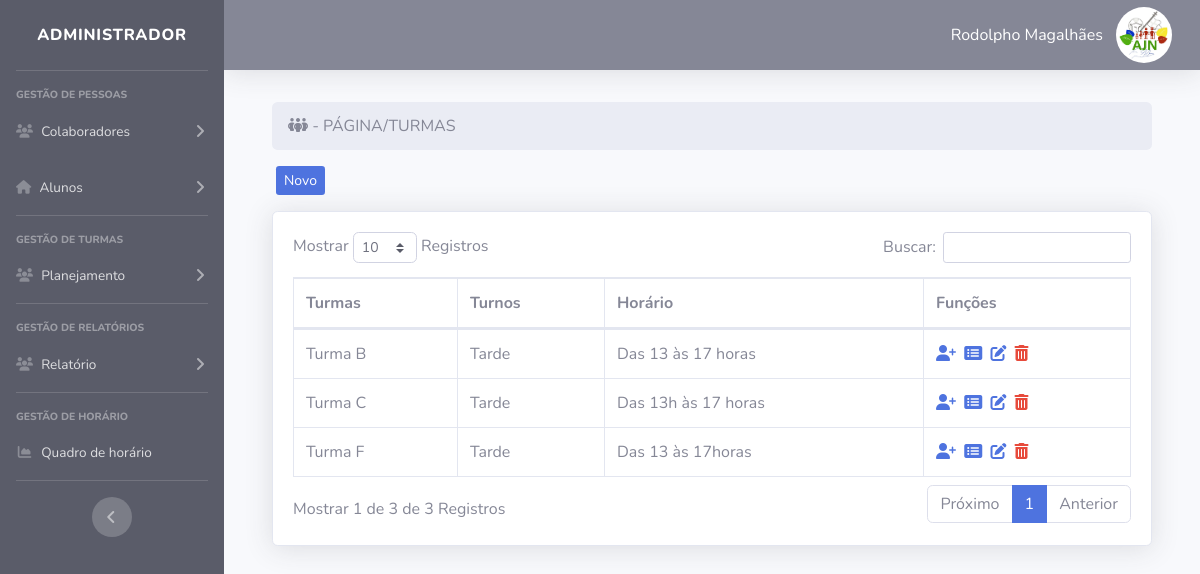
Screenshot of /tela-admin/index.php?pag=turmas (signed in) with the database file from the repository.
### tables this page shows
CREATE TABLE `user` (
  `id` int(11) NOT NULL,
  `cpf` varchar(30) NOT NULL,
  `nomesocial` varchar(50) NOT NULL,
  `email` varchar(50) NOT NULL,
  `nivel` varchar(15) NOT NULL,
  `senha` varchar(255) NOT NULL
);

CREATE TABLE `turmas` (
  `id` int(11) NOT NULL,
  `turma` varchar(50) NOT NULL,
  `turno` varchar(20) NOT NULL,
  `obs` varchar(100) NOT NULL
);

### tela-admin/turmas.php (the view, shortened to what this page needs)
<?php
$pag = "turmas";
require_once("../conexao.php");
?>
<div class="container">
<div class="row">
    <div class="col-lg-12">
        <ol class="breadcrumb">
    		<li class="active"><i class="fa-solid fa-people-group"></i> - PÁGINA/TURMAS </li>
		</ol>
    </div>
    <div class=" mb-3">
    <a type="button" class="btn-primary btn-sm ml-3 d-none d-md-block" href="index.php?pag=<?php echo $pag ?>&funcao=novo">Novo</a>
    </div>
</div>
<div class="card shadow mb-4">
    <div class="card-body">
        <div class="table-responsive">
            <table class="table table-bordered" id="dataTable" width="100%" cellspacing="0">
                <thead>
                    <tr>
                        <th>Turmas</th>
                        <th>Turnos</th>
                        <th>Horário</th>
                        <th>Funções</th>
                    </tr>
                </thead>
                <tbody>
                   <?php
                   $query = $pdo->query("SELECT * FROM turmas order by turma asc ");
                   $res = $query->fetchAll(PDO::FETCH_ASSOC);
                   for ($i=0; $i < count($res); $i++) {
                    $turma = $res[$i]['turma'];
                    $turno = $res[$i]['turno'];
                    $obs = $res[$i]['obs'];
                    $id = $res[$i]['id'];
                     ?>
                    <tr>
                        <td><?php echo $turma ?></td>
                        <td><?php echo $turno ?></td>
                        <td><?php echo $obs ?></td>
                        <td>
                        <a href="index.php?pag=<?php echo $pag ?>&funcao=inseriraluno2&id=<?php echo $id ?>" class='text-secodary mr-1' title='Matrcícular Aluno'><i class="fa-solid fa-user-plus"></i></a>
                        <a href="index.php?pag=<?php echo $pag ?>&funcao=addaluno2&id_turma=<?php echo $id?>" class='text-primary mr-1' title='Alunos Matriculados'><i class="fa-solid fa-rectangle-list"></i></a>
                        <a href="index.php?pag=<?php echo $pag ?>&funcao=editar&id=<?php echo $id ?>" class='text-primary mr-1' title='Editar Turma'><i class='fa-solid fa-edit'></i></a>
                        <a href="index.php?pag=<?php echo $pag ?>&funcao=deletar2&id=<?php echo $id ?>" class='text-danger mr-1' title='Excluir Cadastro'><i class='fa-solid fa-trash-alt'></i></a>
                        </td>
                    </tr>
<?php } ?>
                </tbody>
            </table>
        </div>
    </div>
</div>
    </div>
</div>
                </div>

### tela-admin/index.php (shortened to what this page needs)
<?php
require_once("../conexao.php");
    $pag = @$_GET["pag"];
    $menu1 = "funcionarios";
    $menu2 = "professores";
    $menu3 = "alunos";
    $menu4 = "responsaveis";
    $menu5 = "turmas";
    $menu7 = "disciplinas";
    $menu8= "dias";
    $menu9 = "frequencia";
    $menu10 = "aniversariante";
    $menu11 = "matriculados";
$SESSION = @$_SESSION['id_user'];
$query = $pdo->query("SELECT * FROM user WHERE id = '$SESSION'");
$res = $query->fetchAll(PDO::FETCH_ASSOC);
$nome_perfil = @$res[0]['nomesocial'];
 ?>
<!DOCTYPE html>
<html lang="pt-br">
    <head>
        <link href="../css/style.css" rel="stylesheet">
        <link href="../css/sb-admin-2.css" rel="stylesheet">
        <link href="../vendor/datatables/dataTables.bootstrap4.min.css" rel="stylesheet">
    </head>
    <body id="page-top">
        <div id="wrapper">
            <ul class="navbar-nav bg-dark sidebar sidebar-dark accordion" id="accordionSidebar">
                <a class="sidebar-brand d-flex align-items-center justify-content-center" href="index.php">
                    <div class="sidebar-brand-text mx-3">Administrador</div>
                </a>
                <hr class="sidebar-divider ">
                <div class="sidebar-heading">
                    Gestão de Pessoas
                </div>
                <li class="nav-item">
                    <a class="nav-link collapsed" href="#" data-toggle="collapse" data-target="#collapseTwo" aria-expanded="true" aria-controls="collapseTwo">
                        <i class="fas fa-users"></i>
                        <span>Colaboradores</span>
                    </a>
                </li>
                <li class="nav-item">
                    <a class="nav-link collapsed" href="#" data-toggle="collapse" data-target="#collapseUtilities"
                    aria-expanded="true" aria-controls="collapseUtilities">
                     <i class="fas fa-home"></i>
                     <span>Alunos</span>
                    </a>
                </li>
                <hr class="sidebar-divider">
                <div class="sidebar-heading">
                    Gestão de Turmas
                </div>
                <li class="nav-item">
                    <a class="nav-link collapsed" href="#" data-toggle="collapse" data-target="#collapseTwo2" aria-expanded="true" aria-controls="collapseTwo">
                    <i class="fas fa-users"></i>
                    <span>  Planejamento</span>
                    </a>
                </li>
                <hr class="sidebar-divider">
                <div class="sidebar-heading">
                    Gestão de Relatórios
                </div>
                <li class="nav-item">
                    <a class="nav-link collapsed" href="#" data-toggle="collapse" data-target="#collapseTwo3" aria-expanded="true" aria-controls="collapseTwo">
                    <i class="fas fa-users"></i>
                    <span> Relatório</span>
                    </a>
                </li>
                <hr class="sidebar-divider">
                <div class="sidebar-heading">
                    Gestão de Horário
                </div>
                <li class="nav-item">
                    <a class="nav-link" href="index.php?pag=<?php echo $menu8 ?>">
                        <i class="fas fa-fw fa-chart-area"></i>
                        <span>Quadro de horário </span></a>
                </li>
                <hr class="sidebar-divider d-none d-md-block">
                <div class="text-center d-none d-md-inline">
                    <button class="rounded-circle border-0" id="sidebarToggle"></button>
                </div>
            </ul>
            <div id="content-wrapper" class="d-flex flex-column">
                <div id="content">
                    <nav class="navbar navbar-expand navbar-light bg-secondary topbar mb-4 static-top shadow">
                        <ul class="navbar-nav ml-auto">
                            <li class="nav-item dropdown no-arrow">
                                <a class="nav-link dropdown-toggle" href="#" id="userDropdown" role="button" data-toggle="dropdown" aria-haspopup="true" aria-expanded="false">
                                    <Button class="btn btn-link  text-white" title='Editar Perfil'><?php echo $nome_perfil?></Button>
                                   <img class="img-profile rounded-circle" src="../img/logo-ajn.jpg" width="60" height="60" >
                            </a>
                            </li>
                        </ul>
                    </nav>
                    <div class="container-fluid">
                        <?php if (@$pag == null) {
                        @include_once("home.php");
                        } else if (@$pag==$menu1) {
                        @include_once(@$menu1.".php");
                        } else if (@$pag==$menu2) {
                        @include_once(@$menu2.".php");
                         } else if (@$pag==$menu3) {
                        include_once(@$menu3.".php");
                        } else if (@$pag==$menu4) {
                        @include_once(@$menu4.".php");
                        } else if (@$pag==$menu5) {
                        @include_once(@$menu5.".php");
                        } else if (@$pag==$menu7) {
                        @include_once(@$menu7.".php");
                        } else if (@$pag==$menu8) {
                        @include_once(@$menu8.".php");
                        } else if (@$pag==$menu9) {
                        @include_once(@$menu9.".php");
                        } else if (@$pag==$menu10) {
                        @include_once(@$menu10.".php");
                         } else if (@$pag==$menu11) {
                        @include_once(@$menu11.".php");
                        } else {
                        @include_once("home.php");
                        }
                        ?>
    </body>
</html>

### rows the page displays
user: nomesocial "Rodolpho Magalhães"
turmas: turma "Turma B", turno "Tarde", obs "Das 13 às 17 horas"
turmas: turma "Turma C", turno "Tarde", obs "Das 13h às 17 horas"
turmas: turma "Turma F", turno "Tarde", obs "Das 13 às 17horas"
